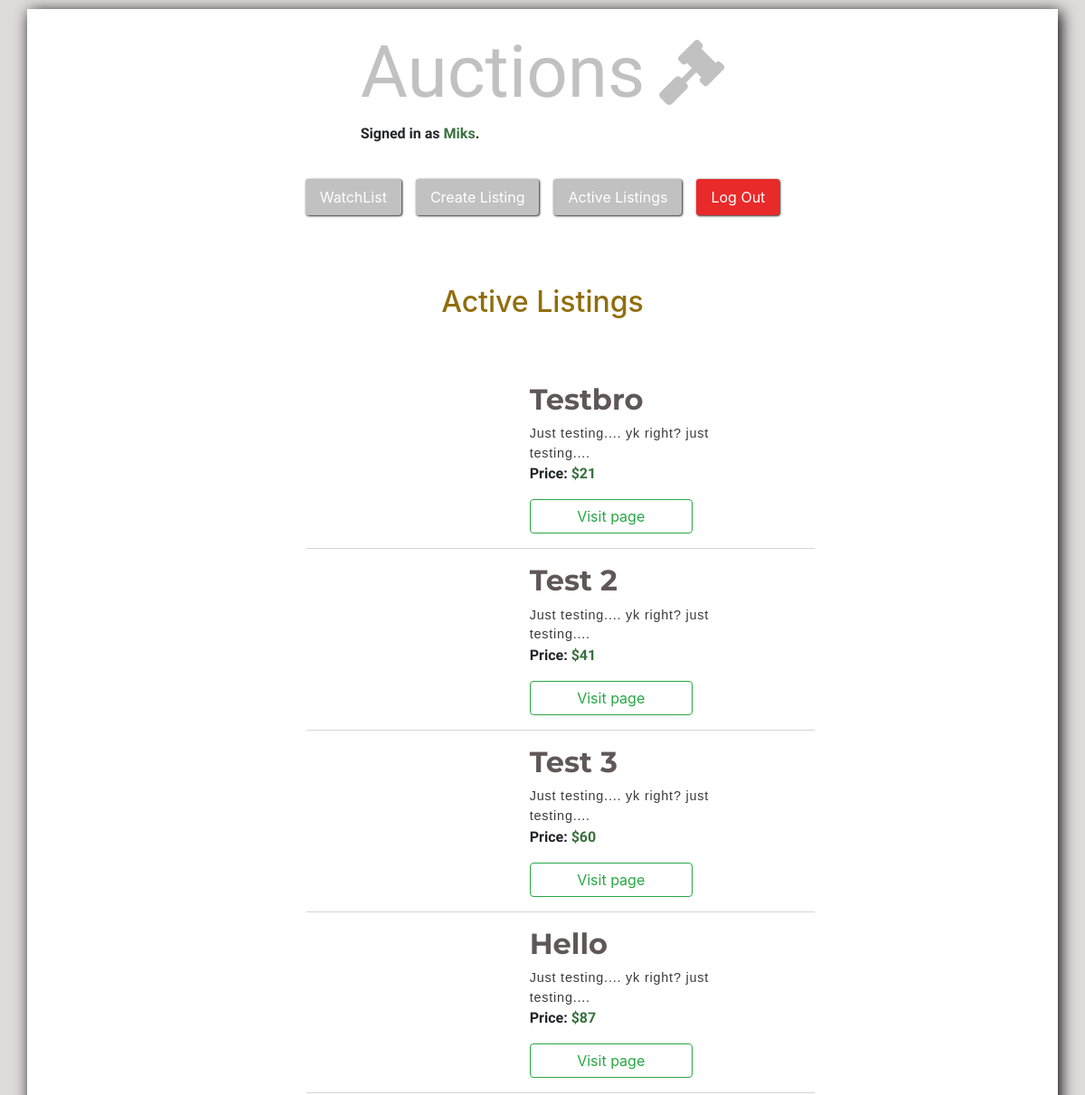
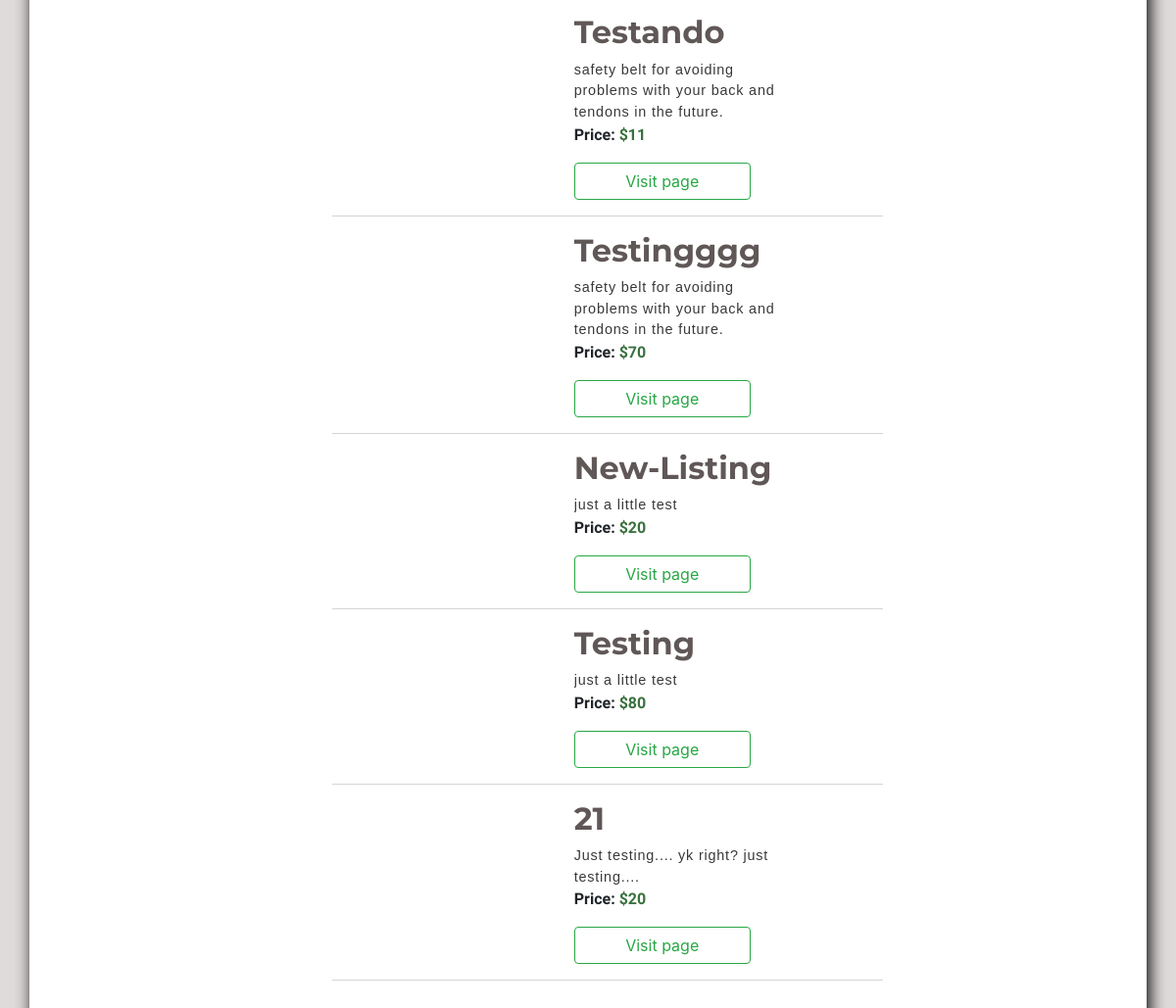
The page / (signed in) on the database its author committed (2 pictures, top to bottom).
### auctions/models.py (models this page shows, shortened)
class User(AbstractUser):
    pass

class Auction(models.Model):
    creator = models.CharField(max_length=20, default="Unknown")
    title = models.CharField(max_length=20, primary_key=True)
    description = models.CharField(max_length=128)
    current_price = models.IntegerField(blank=True)
    starting_bid = models.IntegerField()
    img_url = models.CharField(max_length=420)

### auctions/views.py (the view)
# urls.py: path("", views.index, name="index"),
def index(request):
    all_auctions = Auction.objects.all()
    return render(request, "auctions/index.html", {
        "auctions": all_auctions
    })

### auctions/templates/auctions/index.html (shortened to what this page needs)
{% extends "auctions/layout.html" %}
{% block head %}
        <link href="../../static/auctions/auctionlist.css" rel="stylesheet">
{% endblock %}
{% block body %}
    <ul class="nav">
        {% if user.is_authenticated %}
             <li class="nav-item">
                <a class="nav-link menuLink mr-3" href="{% url 'SeeWatchList' %}">WatchList</a>
            </li>
            <li class="nav-item">
                <a class="nav-link menuLink mr-3" href="{% url 'createListing' %}">Create Listing</a>
            </li>
            <li class="nav-item">
                <a class="nav-link menuLink mr-3" href="{% url 'index' %}">Active Listings</a>
            </li>
            <li class="nav-item">
                <a style="background: #E92A2A;" class="nav-link menuLink" href="{% url 'logout' %}">Log Out</a>
           </li>
    {% endif %}
    </ul>
    {% if user.is_authenticated %}
        <h2 class="mb-5" style="color:#906E0C">Active Listings</h2>
        <ul class="all-auctions">
            {% for auction in auctions %}
            <li style="list-style: none;" class="auctionTable">
                <div class="row">
                    <div class="col-md-5 d-none d-md-block">
                    </div>
                    <div class="col-md-5 auctionRow">
                        <h4>{{ auction.title }}</h4>
                        <small>{{ auction.description }}</small>
                        <div><p>Price: <strong>${{ auction.current_price }}</strong></p></div>
                        <a href="{% url 'item_page' auction.title %}"><button class="btn btn-outline-success">Visit page</button></a>
                    </div>
                </div>
            </li>
            {% endfor %}
        </ul>
    {% else %}
        <h2 id="login">the right plattform to interact with products.</h2>
    {% endif %}
</div>
{% endblock %}

### auctions/templates/auctions/layout.html (shortened to what this page needs)
{% load static %}
<!DOCTYPE html>
<html lang="en">
    <head>
        <link rel="stylesheet" href="https://stackpath.bootstrapcdn.com/bootstrap/4.4.1/css/bootstrap.min.css">
        <link rel="stylesheet" href="https://cdnjs.cloudflare.com/ajax/libs/font-awesome/5.15.3/css/all.min.css" />
        <link href="{% static 'auctions/global.css' %}" rel="stylesheet">
        {% block head %}
        {% endblock %}
    </head>
    <body>
            <div class="container">
            <div>
                <h1 id="logo" style="cursor:pointer" class="d-flex align-items-center">
                    Auctions
                    <i class="fas fa-gavel ml-3" style="font-size: 4.5rem"></i>
                </h1>
                {% if user.is_authenticated %}
                    <p class="authenticated">Signed in as <strong>{{ user.username }}</strong>.</p>
                {% elif logged == False %}
                    <p></p>
                {% else %}
                    <p class="notAuthenticated">Not signed in.</p>
                {% endif %}
            </div>
            {% block body %}
            {% endblock %}
    </body>
</html>

### auctions/static/auctions/global.css (style rules this page uses)
body { padding: 10px; background: #DFDBDB; }
body .container { background: white; min-height: 100vh; height: auto; white-space:nowrap; overflow-y: scroll; display: flex; flex-direction: column; align-items: center; justify-content: space-evenly; box-shadow: 0.2rem 0.2rem 1rem black; }
body .container h1#logo { font-family: Antonio, sans-serif; font-size: 5rem; font-weight: 200; color: #c1c1c1; }
body .container p { font-family: "Open Sans Condensed", sans-serif; font-weight: 700; }
body .container p strong { color: #39713E; }
body .container .menuLink { background: #c1c1c1; color: #fff; border-radius: 0.2rem; box-shadow: 0.05rem 0.05rem 0.15rem black; }

### auctions/static/auctions/auctionlist.css (style rules this page uses)
ul.all-auctions { height: 80vh; white-space: nowrap; overflow-x: hidden; overflow-y: scroll; }
.auctionTable { margin-bottom: 1rem; padding-bottom: 1rem; border-bottom: 1px solid #d4d4d4; }
.auctionTable .auctionRow { padding-right: 1rem; display: flex; flex-direction: column; align-items: flex-start; justify-content: space-between; }
.auctionTable .auctionRow h4 { width: auto; max-width: 10vw; max-height: 20vh; font-family: Montserrat, sans-serif; text-transform: capitalize; font-weight: 700; font-size: 2rem; color: #605757; align-self: flex-start; }
.auctionTable .auctionRow small { max-width: 110%; max-height: 40%; white-space:pre-wrap; letter-spacing: .05rem; color: #393939; font-size: .9rem; font-family: 'Franklin Gothic Medium', 'Arial Narrow', Arial, sans-serif; overflow: hidden; text-overflow: ellipsis; }
.auctionTable .auctionRow p { width: 15vw; }
.auctionTable .auctionRow button { width: 15vw; }

### rows shown on the page
User: username "Miks"
Auction: title "Testbro", description "Just testing.... yk right? just testing....", current_price "21"
Auction: title "Test 2", description "Just testing.... yk right? just testing....", current_price "41"
Auction: title "Test 3", description "Just testing.... yk right? just testing....", current_price "60"
Auction: title "Hello", description "Just testing.... yk right? just testing....", current_price "87"
Auction: title "Testando", description "safety belt for avoiding problems with your back and tendons in the future.", current_price "11"
Auction: title "Testingggg", description "safety belt for avoiding problems with your back and tendons in the future.", current_price "70"
Auction: title "New-Listing", description "just a little test", current_price "20"
Auction: title "Testing", description "just a little test", current_price "80"
Auction: title "21", description "Just testing.... yk right? just testing....", current_price "20"
